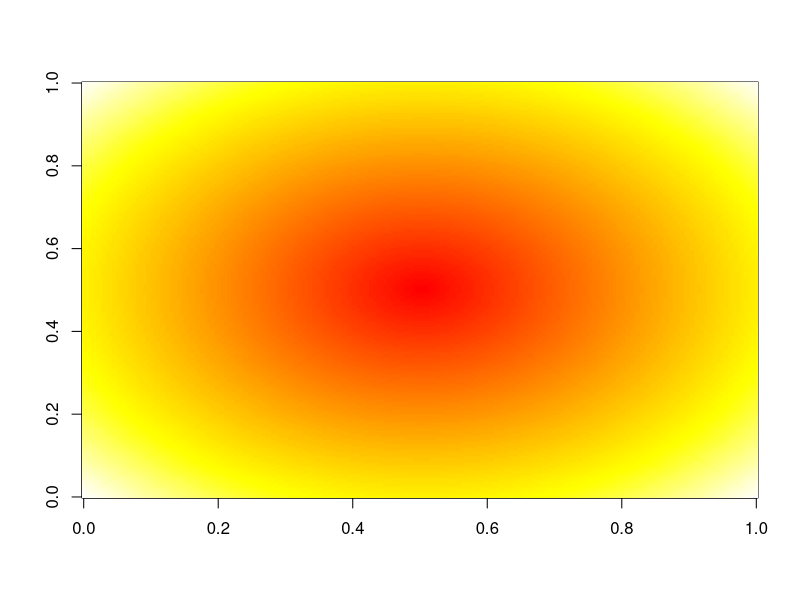
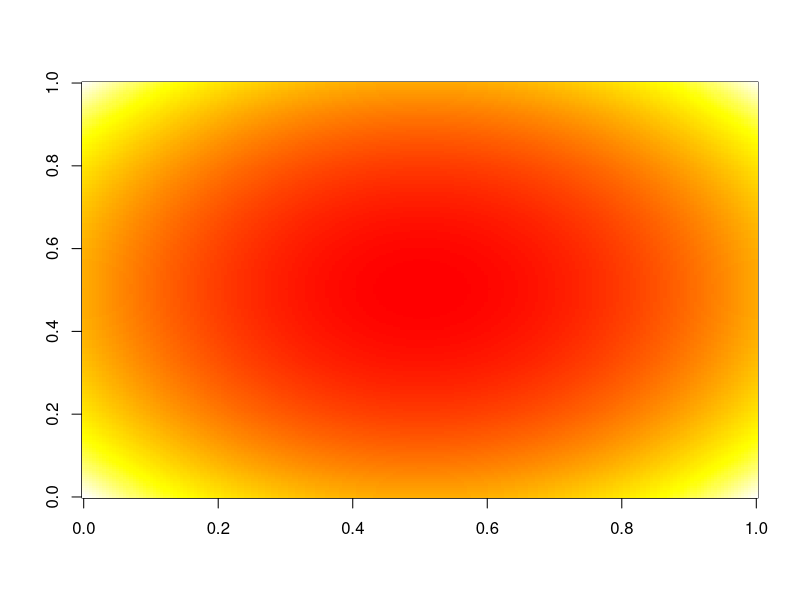
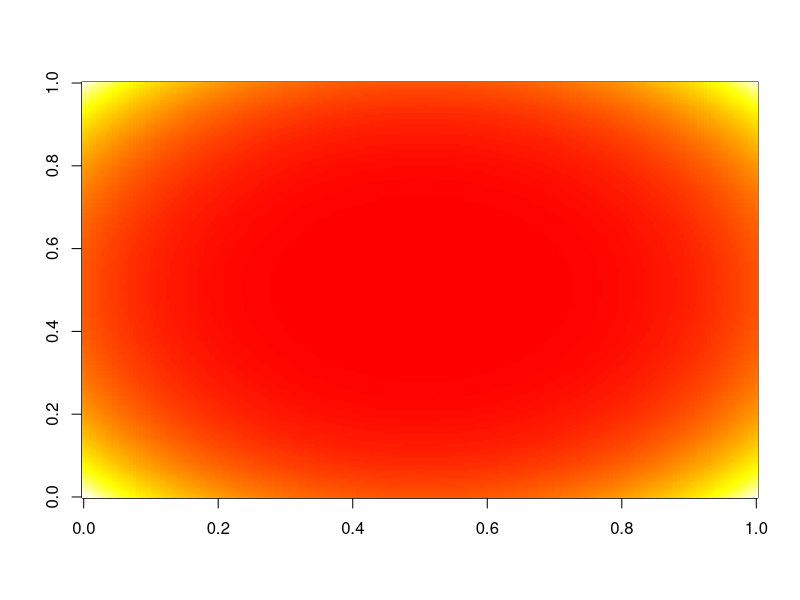

Write R code to recreate these figures, in order.
#===============================#
#                               #
#  Fun with the Mandelbrot Set  #
#                               #
#===============================#

# Translate a complex number z -> z^2 + C
mbTrans <- function(z, C) {
  return (z^2 + C)
}

C <- 6 + 5i
z0 <- 0
z1 <- mbTrans(z0, C)
z2 <- mbTrans(z1, C)
z3 <- mbTrans(z2, C)
z4 <- mbTrans(z3, C)
z5 <- mbTrans(z4, C)

#plot(c(z0, z1, z2, z3, z4, z5))

# Create a grid of coordinates over specified ranges
gridInit <- function(rMin, rMax, iMin, iMax) {
  dr <- rMax - rMin
  di <- iMax - iMin
  plane <- matrix(nrow=di, ncol=dr)
	
  for (i in 1:di) {
    for (r in 1:dr) {
      plane[i, r] <- complex(real = rMin + (r - 1), imaginary = (iMin + (i - 1)))
    }
  }
	
  plane
}

g5x5 <- gridInit(-100, 100, -100, 100)

imageable <- function(M) {
  Mr <- Re(M)
  Mi <- Im(M)
  Md <- sqrt(Mr^2 + Mi^2)
  Md
}

image(imageable(g5x5), col = heat.colors(100))

g1 <- mbTrans(g5x5, C = (0.2 - 0.01i))
image(imageable(g1), col = heat.colors(100))
g2 <- mbTrans(g1, C = (1 - 1i))
image(imageable(g2), col = heat.colors(100))
